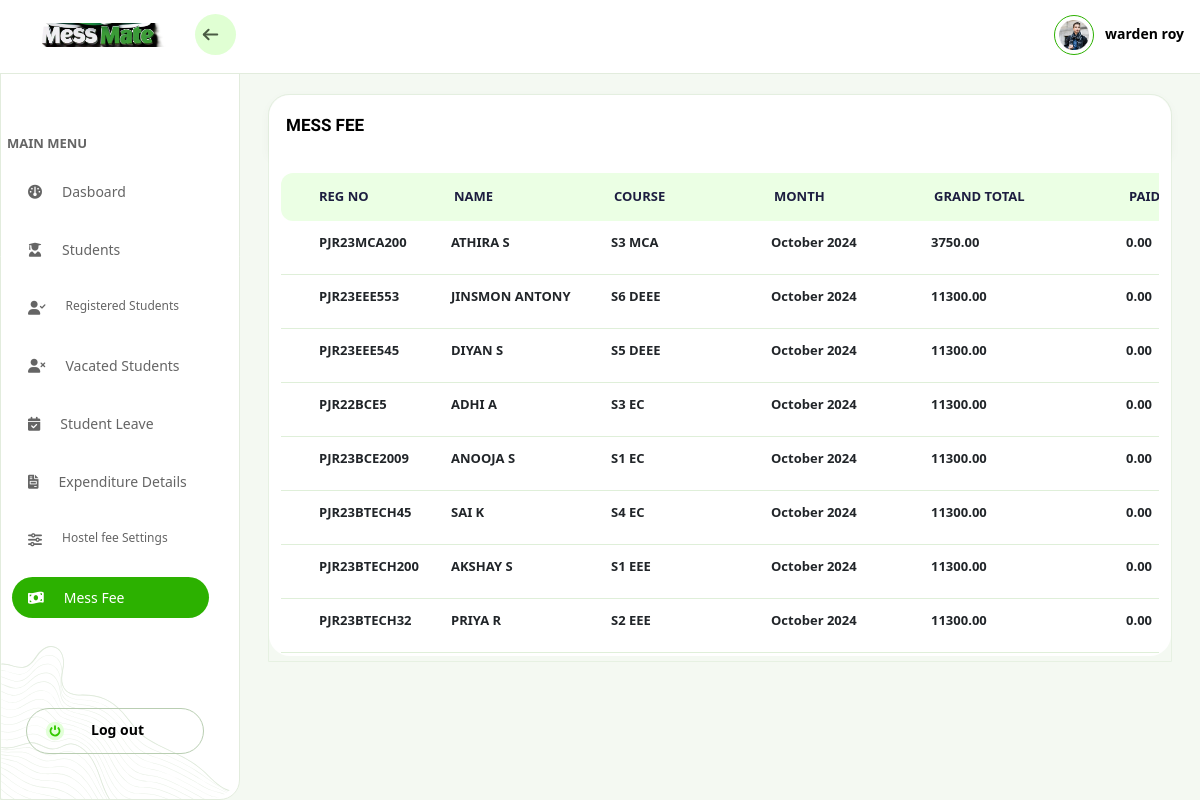
Page /student/list_bills/ (signed in) on the committed database.
### mess_app/models.py (models this page shows, shortened)
class CustomUser(AbstractUser):
       GENDER_CHOICES = [
        ('M', 'Male'),
        ('F', 'Female'),
    ]
       COURSE_CHOICES = [
        ('CSE', 'B.Tech(Computer Science Engineering) '),
        ('EC', 'B.Tech(Electronics & Communication Engineering)'),
        ('EEE', 'B.Tech(Electrical & Electronics Engineering)'),
        ('CHE', 'Diploma in Computer Hardware Engineering'),
        ('EL', 'Diploma in Electronics Engineering'),
        ('DEEE', 'Diploma in Electrical & Electronics Engineering'),
        ('MCA', 'MCA'),
    ]
       email = models.EmailField(unique=True)
       dob=models.DateField(blank=False, null=True)
       gender=models.CharField(max_length=1, choices=GENDER_CHOICES,blank=False, null=True)
       address=models.TextField(blank=False, null=True)
       course = models.CharField(max_length=4, choices=COURSE_CHOICES,blank=False, null=True)
       reg_no=models.CharField(max_length=15,unique=True,blank=False, null=True)
       sem=models.PositiveIntegerField(blank=False, null=True)
       start_year = models.IntegerField(blank=False,null=True)
       end_year = models.IntegerField(blank=False,null=True)
       ph_no=models.CharField(max_length=15,blank=False, null=True)
       guard_name=models.CharField(max_length=100,blank=False, null=True)
       guard_phn=models.CharField(max_length=15,blank=False, null=True)
       is_active = models.BooleanField(default=False)
       past_stud= models.BooleanField(default=False,blank=True,null=True)

### student/models.py (models this page shows, shortened)
class HostelBillDetail(models.Model):
    student = models.ForeignKey(CustomUser, on_delete=models.CASCADE)
    total_amount = models.DecimalField(max_digits=10, decimal_places=2)
    bill_details = models.TextField()
    generated_date = models.DateTimeField(auto_now_add=True)
    billing_month = models.DateField()
    electricity = models.IntegerField(null=True,blank=True)
    broadband = models.IntegerField(null=True,blank=True)
    maintenence =models.IntegerField(null=True,blank=True)
    total = models.IntegerField(null=True,blank=True)
    paid_amount = models.DecimalField(max_digits=10, decimal_places=2, default=0.00)  # Change to DecimalField for precision
    transactionID = models.TextField(blank=True, default='')  # Store multiple transaction IDs
    status = models.CharField(max_length=20, choices=[
        ('paid', 'Paid'),
        ('mark_as_paid', 'mark_as_paid'),
        ('partially_paid', 'partially_paid'),
        ('unpaid','unpaid')
    ], default='unpaid')  # Default status set to 'unpaid'
    due = models.DecimalField(max_digits=10, decimal_places=2, default=0.00)  # Amount due
    class Meta:
        ordering = ['-generated_date']

### student/views.py (the view)
# urls.py: path('list_bills/', views.list_bills, name='list_bills'),
@login_required  # Ensure the user is logged in
def list_bills(request):
    if request.user.is_staff:  # Admin users can see all bills
        bills = HostelBillDetail.objects.all()
        return render(request, 'generatedBills.html', {'bills': bills})
    else:  # Regular users can only see their own bills
        bills = HostelBillDetail.objects.filter(student=request.user)
        return render(request, 'student/fees.html', {'bills': bills})

### mess_app/context_processors.py (called while the page is built)
def admin_status(request):
    return {
        'profile': request.user,  # Adjust this logic if needed
    }

### templates/generatedBills.html (shortened to what this page needs)
{% extends "navbar.html" %}
{% load static %}
{% block table %}
<div class="db-rt-outer">
    <div class="db-rt-cont-area">
        <div class="top-panel-wrp">
            <div class="title">MESS FEE</div>
        </div>
        <div class="common-table-wrp">
            <div class="table-responsive">
                <table class="table common-table-listing">
                    <thead>
                        <tr>
                            <th scope="col" class="client">REG NO</th>
                            <th scope="col" class="client">NAME</th>
                            <th scope="col" class="client">COURSE</th>
                            <th scope="col" class="client">MONTH</th>
                            <th scope="col" class="date">GRAND TOTAL</th>
                            <th scope="col" class="date">PAID AMOUNT</th>
                          </tr>
                    </thead>
                    <tbody>
                        {% for bill in bills %}
                        <tr>
                            <td>{{ bill.student.reg_no }}</td>
                            <td>{{ bill.student.first_name|upper }} {{ bill.student.last_name|upper }}</td>
                            <td>S{{ bill.student.sem }} {{ bill.student.course }}</td>
                            <td>{{ bill.billing_month|date:"F Y" }}</td>
                            <td>{{ bill.total_amount }}</td>
                            <td>{{ bill.paid_amount }}</td>
                            </tr>
                      {% endfor %}
                    </tbody>
                </table>
            </div>
        </div>
    </div>
</div>
{% endblock %}

### templates/navbar.html (shortened to what this page needs)
{% extends "base.html" %}
{% load static %}
{% block style %}
<link rel="stylesheet" href="https://cdnjs.cloudflare.com/ajax/libs/font-awesome/6.0.0-beta3/css/all.min.css">
<link rel="stylesheet" href="{% static 'css/common.css' %}">
<link rel="stylesheet" href="{% static 'css/header-sidebar.css' %}">
<link rel="stylesheet" href="{% static 'css/common-table-listing.css' %}">
<link rel="stylesheet" href="{% static 'css/common-modal.css' %}">
{% endblock %}
{% block content %}
<div class="outer-main">
    <div class="left-side-nav" id="sidebar">
        <div class="main-nav" style='padding-right:15px;padding-left:6px;'>
            <div class="nav-title">
                MAIN MENU
            </div>
            {% if profile.is_superuser %}
            <ul class="menu-ul" style="padding-right: 15px;padding-left: 5px;">
                <li>
                    <a  href="{% url 'warden-dashboard' %}" class="nav-link">
                        <span class="nav-icon"><i class="fas fa-gauge"></i></span>
                        <span class="nav-txt">Dasboard</span>
                    </a>
                </li>
                <li class="nav-item">
                    <a  href="{% url 'active_students' %}" class="nav-link">
                        <span class="nav-icon"><i class="fas fa-user-graduate "></i></span>
                        <span class="nav-txt ">Students</span>
                    </a>
                </li>
            <li class="nav-item">
                <a href="{% url 'registered-students' %}" class="nav-link" aria-current="page">
                <span class="nav-icon"><i class="fas fa-user-check"></i></span>
                <span class="nav-txt fSize" >Registered Students</span>
                </a>
            </li>
            <li>
                <a href="{% url 'past_students' %}" class="nav-link" >
                    <span class="nav-icon"><i class="fas fa-user-times"></i></span>
                    <span class="nav-txt">Vacated Students</span>
                </a>
            </li>
            <li class="nav-item">
                <a href="{% url 'leave_applications' %}" class="nav-link" aria-current="page">
                <span class="nav-icon"><i class="fas fa-calendar-check"></i></span>
                <span class="nav-txt" >Student Leave</span>
                </a>
            </li>
            <li class="nav-item">
                <a href="{% url 'expenditure_list' %}" class="nav-link" aria-current="page">
                <span class="nav-icon"><i class="fas fa-file-invoice"></i></span>
                <span class="nav-txt" >Expenditure Details</span>
                </a>
            </li>
            <li class="nav-item">
                <a href="{% url 'hostel_bill_settings' %}" class="nav-link" aria-current="page">
                <span class="nav-icon"><i class="fas fa-sliders-h"></i></span>
                <span class="nav-txt fSize" >Hostel fee Settings</span>
                </a>
            </li>
            <li>
                <a href="{% url 'list_bills' %}" class="nav-link" >
                    <span class="nav-icon"><i class="fas fa-money-bill-wave"></i></span>
                    <span class="nav-txt">Mess Fee</span>
                </a>
            </li>
            </ul>
            {% endif %}
        </div>
        <div class="log-action-blk" style="margin-top: 7px;">
          <a href="{% url 'logout' %}" class="log-wrp">
            <span class="log-icon"><img src="{% static 'img/logout-icon-dash.svg' %}" alt=""></span>
            <span class="log-status">Log out</span>
          </a>
        </div>
    </div>
    <div class="right-panel" id="rightPanel">
        <div class="top-nav">
            <div class="inner-wrp">
                <div class="left-sec">
                    <a href="/" class="navbar-brand">
                        <img src="{% static 'img/mess.png' %}" style="height: 24px;max-width: unset;width: 150px;" alt="">
                    </a>
                    <span class="navigation-icon toggle">
                        <img src="{% static 'img/arrow-left-side-nav.svg' %}" style="margin-left: 5px;margin-right:15px" alt="">
                    </span>
                </div>
                <div class="profile-info-rt">
                    <div class="prof-img-wrp">
                        <img src="{% static 'img/profile-user-img.png' %}" alt="User Image" class="prof-img">
                    </div>
                    <div class="prf-dtl">
                        <span class="prof-name">{{profile.first_name}} {{profile.last_name}}</span>
                    </div>
                </div>
            </div>
        </div>
        {% block table %}{% endblock %}
    </div>
</div>
{% endblock %}

### static/css/common.css (style rules this page uses)
:root { --colorPrimary: #34CA00;--colorPrHover: #2cb100;--colorPrLight: #CCFFBB;--colorSecondary: #C3DEB9;--colorSecLight: #CEFFBD;--selectedBG: #E5FFDC;--txtColor: #000000;--txtLight: #4A5B44;--btnSecColor: #264919;--borderLight: #CCDFC5;--db-outr-brdr: #E6F1E2;--bgWhite: #fff;--dbRtBg: #F4F9F2;--titleWrpBoxShadow:#0000000A;--eclipseBorder: #DFEFD9;--txtWhite: #fff;--tableHeaderBg: #EBFFE4;--tableThTxt: #1D1E40;--tableRowBorder: #DFEFD9;--selectBorder:#D9D9D9;--formLabelColor: #4A5A44;--planCardBorder: #E1F0DB;--sideNavTxt:#656565;--logoutBorder:#B9CEB2;--navBg:#E0FFD3;--hdrBorder:#E2ECDD;--cardBorder: #74DD4F;--pricingCardHead: #E3FFD980;--btnLight: #E4F9DD;--accordianBorder: #ACFC90;--txtWhite: #fff;--cancelSub:#EFA4A4;--redHover:#c81010;--uploadBg: #F5FFF2;--expired:#FF6A6A;--used:#FFC43A;--copyBorder: #D2E9C9;--imgBoxShadow: #2D392926;--formBorder: #AEE59B;--tabShadow: #34CA0026 }
html,body { padding:0;margin:0 }
img { max-width:100% }
a { text-decoration:none }
ul,ol { padding:0;margin-top:0;margin-bottom:0;list-style:none }
body,html { font-family:"Raleway",sans-serif;font-size:14px;font-weight:400 }

### static/css/common-modal.css (style rules this page uses)
:root { --colorPrimary: #34CA00;--colorPrHover: #2cb100;--colorPrLight: #CCFFBB;--colorSecondary: #C3DEB9;--colorSecLight: #CEFFBD;--selectedBG: #E5FFDC;--txtColor: #000000;--txtLight: #4A5B44;--btnSecColor: #264919;--borderLight: #CCDFC5;--db-outr-brdr: #E6F1E2;--bgWhite: #fff;--dbRtBg: #F4F9F2;--titleWrpBoxShadow:#0000000A;--eclipseBorder: #DFEFD9;--txtWhite: #fff;--tableHeaderBg: #EBFFE4;--tableThTxt: #1D1E40;--tableRowBorder: #DFEFD9;--selectBorder:#D9D9D9;--formLabelColor: #4A5A44;--planCardBorder: #E1F0DB;--sideNavTxt:#656565;--logoutBorder:#B9CEB2;--navBg:#E0FFD3;--hdrBorder:#E2ECDD;--cardBorder: #74DD4F;--pricingCardHead: #E3FFD980;--btnLight: #E4F9DD;--accordianBorder: #ACFC90;--txtWhite: #fff;--cancelSub:#EFA4A4;--redHover:#c81010;--uploadBg: #F5FFF2;--expired:#FF6A6A;--used:#FFC43A;--copyBorder: #D2E9C9;--imgBoxShadow: #2D392926;--formBorder: #AEE59B;--tabShadow: #34CA0026 }
html,body { padding:0;margin:0 }
img { max-width:100% }
a { text-decoration:none }
ul,ol { padding:0;margin-top:0;margin-bottom:0;list-style:none }

### templates/base.html (style rules this page uses)
body { background-color: #f8f9fa; }

### templates/navbar.html (style rules this page uses)
.fSize { font-size: 12px; }

### rows in the picture
CustomUser: first_name "warden", last_name "roy"
HostelBillDetail: student.reg_no "PJR23MCA200", student.first_name "ATHIRA", student.last_name "S", student.sem "3", student.course "MCA", billing_month "October 2024", total_amount "3750.00", paid_amount "0.00"
HostelBillDetail: student.reg_no "PJR23EEE553", student.first_name "JINSMON", student.last_name "ANTONY", student.sem "6", student.course "DEEE", billing_month "October 2024", total_amount "11300.00", paid_amount "0.00"
HostelBillDetail: student.reg_no "PJR23EEE545", student.first_name "DIYAN", student.last_name "S", student.sem "5", student.course "DEEE", billing_month "October 2024", total_amount "11300.00", paid_amount "0.00"
HostelBillDetail: student.reg_no "PJR22BCE5", student.first_name "ADHI", student.last_name "A", student.sem "3", student.course "EC", billing_month "October 2024", total_amount "11300.00", paid_amount "0.00"
HostelBillDetail: student.reg_no "PJR23BCE2009", student.first_name "ANOOJA", student.last_name "S", student.sem "1", student.course "EC", billing_month "October 2024", total_amount "11300.00", paid_amount "0.00"
HostelBillDetail: student.reg_no "PJR23BTECH45", student.first_name "SAI", student.last_name "K", student.sem "4", student.course "EC", billing_month "October 2024", total_amount "11300.00", paid_amount "0.00"
HostelBillDetail: student.reg_no "PJR23BTECH200", student.first_name "AKSHAY", student.last_name "S", student.sem "1", student.course "EEE", billing_month "October 2024", total_amount "11300.00", paid_amount "0.00"
HostelBillDetail: student.reg_no "PJR23BTECH32", student.first_name "PRIYA", student.last_name "R", student.sem "2", student.course "EEE", billing_month "October 2024", total_amount "11300.00", paid_amount "0.00"
